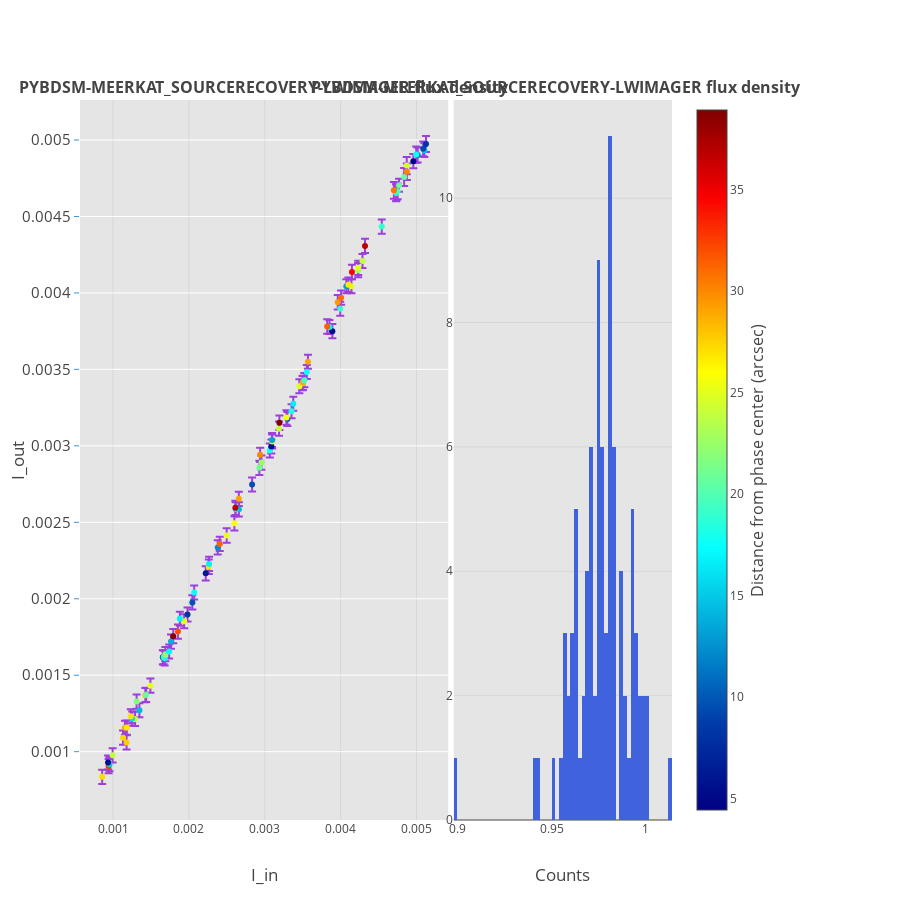

This figure's notebook cell:
### Code cell
data = []
im_titles =[]
flux_im = dict()
BINS = _num_bins.value
for input_model, output_model in models.items():
    header = output_model[:-9]
    im_titles.append('<b>%s flux density</b>'%header.upper())
    im_titles.append('<b>%s flux density</b>                                        '%header.upper())

fig = tools.make_subplots(rows=len(models.keys()), cols=2, shared_yaxes=False, print_grid=False,
                          horizontal_spacing = 0.005, vertical_spacing = 0.15,
                          subplot_titles=im_titles)
i = -1
counter = 0
flux_im = dict()
I_min_max = []
err_I_min_max = []
for input_model, output_model in models.items():
    i += 1
    counter += 1
    name_labels = []
    flux_in_data = []
    flux_out_data = []
    source_scale = []
    phase_center_dist = []
    flux_out_err_data = []
    heading = output_model[:-9]
    for n in range(len(results[heading]['flux'])):
        flux_out_data.append(results[heading]['flux'][n][0])
        flux_out_err_data.append(results[heading]['flux'][n][1])
        flux_in_data.append(results[heading]['flux'][n][2])
        name_labels.append(results[heading]['flux'][n][3])
        phase_center_dist.append(results[heading]['position'][n][-3])
        source_scale.append(results[heading]['shape'][n][3])
    LIMIT = 0
    zipped_props = zip(flux_out_data, flux_out_err_data, flux_in_data, name_labels, phase_center_dist, source_scale)
    flux_out_data, flux_out_err_data, flux_in_data, name_labels, phase_center_dist, source_scale = zip(
        *sorted(zipped_props, key=lambda x: x[0]))
    flux_R_score = r2_score(flux_in_data, flux_out_data)
    flux_MSE = mean_squared_error(flux_in_data, flux_out_data)
    I_out_in = [float(I_out)/I_in for I_out,I_in in zip(flux_out_data,flux_in_data)]
    axis_min_max = combat.axis_min_max(I_min_max, error=err_I_min_max, tolerance=0.01)
    fig.append_trace(go.Scatter(x=np.array(flux_in_data), y=np.array(flux_out_data),
                                mode = 'markers', showlegend=False,
                                text = name_labels, name = '%s flux_ratio' % heading,
                                marker = dict(color = phase_center_dist, showscale=True, colorscale='Jet',
                                              reversescale=False,
                                              colorbar = dict(title='Distance from phase center (arcsec)',
                                                              titleside ='right', titlefont=dict(size=16), x = 0.82)
                                             ) if i == 0 else dict(color = phase_center_dist, colorscale='Jet',
                                                                   reversescale=False),
                                error_y=dict(type='data', array=flux_out_err_data,
                                             color = 'rgb(158, 63, 221)', visible=True)), i+1, 1)
    fig.append_trace(go.Histogram(x=I_out_in, histnorm='count', nbinsx=BINS, name='%s' % heading,
                                  marker = dict(color = 'rgb(64, 98, 221)'), showlegend=False), i+1, 2)
    fig['layout'].update(title='', height=900, width=900,
                         paper_bgcolor='rgb(255,255,255)', plot_bgcolor='rgb(229,229,229)',
                         legend=dict(x=0.8,y=1.0),)
    fig['layout'].update(
        {'yaxis{}'.format(counter):YAxis(title=u'I_out',gridcolor='rgb(255,255,255)',
                                        # titlefont=dict(size=18),
                                         range=axis_min_max if _scaley.value else [],
        #range=[1,10],
        tickfont=dict(size=15),
        titlefont=dict(size=17),
        showgrid=True,
        showline=False,
        showticklabels=True,
        tickcolor='rgb(51,153,225)',
        ticks='outside',
        zeroline=False)})
    fig['layout'].update({'xaxis{}'.format(counter+i):XAxis(title='I_in', position=0.0,
                                                            titlefont=dict(size=17),
                                                            overlaying='x')})
    fig['layout'].update({'xaxis{}'.format(counter+i+1):XAxis(title='Counts',
                                                              titlefont=dict(size=17),
                                                              domain=[0.505, 0.8])}
        )
py.iplot(fig, filename='make-subplots-multiple-with-titles')

### Figure 1 — Plotly figure (JSON) as saved in the notebook; plotly's stock layout.template omitted (floating-point values rounded to 4 significant figures)
{"data": [{"error_y": {"array": [4.685e-05, 4.679e-05, 4.642e-05, 4.585e-05, 4.649e-05, 4.726e-05, 4.669e-05, 4.579e-05, 4.613e-05, 4.656e-05, 4.69e-05, 4.576e-05, 4.576e-05, 4.631e-05, 4.641e-05, 4.655e-05, 4.656e-05, 4.7e-05, 4.669e-05, 4.567e-05, 4.632e-05, 4.612e-05, 4.613e-05, 4.633e-05, 4.642e-05, 4.608e-05, 4.602e-05, 4.599e-05, 4.656e-05, 4.553e-05, 4.685e-05, 4.665e-05, 4.603e-05, 4.65e-05, 4.627e-05, 4.682e-05, 4.69e-05, 4.624e-05, 4.601e-05, 4.637e-05, 4.612e-05, 4.584e-05, 4.693e-05, 4.651e-05, 4.707e-05, 4.619e-05, 4.588e-05, 4.579e-05, 4.578e-05, 4.676e-05, 4.73e-05, 4.578e-05, 4.67e-05, 4.625e-05, 4.625e-05, 4.643e-05, 4.654e-05, 4.679e-05, 4.646e-05, 4.591e-05, 4.648e-05, 4.68e-05, 4.596e-05, 4.695e-05, 4.59e-05, 4.694e-05, 4.657e-05, 4.628e-05, 4.576e-05, 4.734e-05, 4.695e-05, 4.649e-05, 4.67e-05, 4.622e-05, 4.688e-05, 4.641e-05, 5.588e-05, 5.397e-05, 5.156e-05, 5.465e-05, 4.27e-05, 5.884e-05, 5.448e-05, 5.578e-05, 4.695e-05, 4.933e-05, 5.364e-05, 4.508e-05, 4.857e-05, 5.256e-05], "color": "rgb(158, 63, 221)", "type": "data", "visible": true}, "marker": {"color": [27.16, 32.57, 15.1, 5.306, 23.87, 27.64, 27.4, 28.89, 26.69, 24.31, 16.05, 27.01, 14.13, 21.72, 28.13, 20.7, 25.11, 17.21, 4.649, 18.87, 22.22, 17.1, 13.8, 38.64, 31.85, 25.14, 16.74, 8.146, 9.728, 17.34, 6.226, 26.95, 16.68, 12.2, 31.29, 25.23, 25.8, 14.16, 16.2, 36.81, 29.1, 9.493, 21.09, 22.56, 30.1, 17.88, 5.721, 24.47, 13.26, 23.89, 38.92, 10.56, 25.75, 18.23, 16.56, 24.91, 24.83, 28.97, 19.75, 17.58, 29.09, 5.538, 16.88, 31.43, 19.05, 29.48, 31.01, 24.86, 12.94, 26.77, 34.37, 22.0, 25.06, 23.88, 36.72, 18.94, 25.12, 17.39, 19.87, 30.57, 20.91, 20.73, 30.15, 24.63, 4.433, 11.43, 17.66, 14.92, 9.402, 8.134], "colorbar": {"title": "Distance from phase center (arcsec)", "titlefont": {"size": 16}, "titleside": "right", "x": 0.82}, "colorscale": "Jet", "reversescale": false, "showscale": true}, "mode": "markers", "name": "pybdsm-meerkat_SourceRecovery-lwimager flux_ratio", "showlegend": false, "text": ["ci082", "ch163", "cg141", "cf230", "Q132a", "ce182", "cd122", "cc212", "cb252", "ca092", "bz201", "by252", "bx021", "bw302", "bv132", "bu301", "bt182", "bs041", "ac300a", "br071", "bq112", "bp271", "bo061", "bn323", "bm013", "bl272", "bk011", "bj150", "bi290", "bh071", "bg280", "bf012", "be121", "bd251", "bc222", "bb192", "ba002", "az351", "ay291", "ax043", "aw212", "av120", "au162", "at152", "as182", "ar271", "aq110", "ap232", "ao061", "an292", "am143", "al081", "ak322", "aj011", "ai101", "ah122", "ag112", "af312", "O351a", "ae181", "ad032", "ac300", "ab131", "aa333", "Z091", "Y352", "X022", "W042", "V021", "U192", "T213", "S212", "R132", "Q132", "P213", "O351", "N132", "M111", "L161", "K212", "J251", "I191", "H172", "G152", "F140", "E001", "D201", "C281", "B350", "A050"], "type": "scatter", "x": [0.000857, 0.000942, 0.000954, 0.000935, 0.000995, 0.001179, 0.001132, 0.001157, 0.001182, 0.001291, 0.001253, 0.001234, 0.001348, 0.001311, 0.001426, 0.001437, 0.001493, 0.001681, 0.001657, 0.001666, 0.00169, 0.00174, 0.001764, 0.001794, 0.001856, 0.001938, 0.001881, 0.001982, 0.002046, 0.00207, 0.002222, 0.002262, 0.002266, 0.00238, 0.002407, 0.002498, 0.0026, 0.002659, 0.002617, 0.002613, 0.002658, 0.002833, 0.002929, 0.002956, 0.002939, 0.003067, 0.003087, 0.003098, 0.003096, 0.003188, 0.003193, 0.003298, 0.003286, 0.003353, 0.003376, 0.003456, 0.003499, 0.003502, 0.003522, 0.003554, 0.003569, 0.003891, 0.003853, 0.003823, 0.003995, 0.003962, 0.004006, 0.004143, 0.004075, 0.004102, 0.004149, 0.004231, 0.004232, 0.004288, 0.004321, 0.004542, 0.004732, 0.004735, 0.004751, 0.004702, 0.00477, 0.004837, 0.004873, 0.004871, 0.004958, 0.005015, 0.004996, 0.005104, 0.005088, 0.005125], "xaxis": "x1", "y": [0.0008353, 0.0009051, 0.0009185, 0.0009297, 0.0009761, 0.001061, 0.001091, 0.001157, 0.001157, 0.001214, 0.001216, 0.001232, 0.001271, 0.001327, 0.001369, 0.001372, 0.001431, 0.00161, 0.001617, 0.001618, 0.001637, 0.001655, 0.00172, 0.001755, 0.001785, 0.001853, 0.001869, 0.001897, 0.001976, 0.002041, 0.002166, 0.002209, 0.002228, 0.002335, 0.002359, 0.002414, 0.002493, 0.002585, 0.002585, 0.002595, 0.002653, 0.002748, 0.002856, 0.002891, 0.002941, 0.002969, 0.002996, 0.003028, 0.003037, 0.003112, 0.003151, 0.003175, 0.003185, 0.003227, 0.003275, 0.00339, 0.00341, 0.003412, 0.003429, 0.003483, 0.00355, 0.00375, 0.003777, 0.003781, 0.003896, 0.003939, 0.003969, 0.004043, 0.004044, 0.004054, 0.004137, 0.004149, 0.004164, 0.004209, 0.004308, 0.004434, 0.004656, 0.004656, 0.004664, 0.004671, 0.004704, 0.004758, 0.004792, 0.004833, 0.004862, 0.004902, 0.004905, 0.004933, 0.004942, 0.004974], "yaxis": "y1"}, {"histnorm": "count", "marker": {"color": "rgb(64, 98, 221)"}, "name": "pybdsm-meerkat_SourceRecovery-lwimager", "nbinsx": 75, "showlegend": false, "type": "histogram", "x": [0.9747, 0.9608, 0.9627, 0.9944, 0.981, 0.8996, 0.9639, 1.0, 0.979, 0.9401, 0.9705, 0.9985, 0.9426, 1.013, 0.9603, 0.9545, 0.9587, 0.9579, 0.9757, 0.9711, 0.9688, 0.9511, 0.975, 0.9785, 0.9619, 0.9562, 0.9938, 0.9569, 0.9656, 0.9861, 0.975, 0.9767, 0.9832, 0.9813, 0.98, 0.9662, 0.959, 0.9721, 0.988, 0.993, 0.9982, 0.9699, 0.9751, 0.9779, 1.001, 0.9682, 0.9705, 0.9776, 0.9811, 0.9762, 0.9868, 0.9628, 0.9694, 0.9623, 0.9702, 0.9808, 0.9746, 0.9743, 0.9737, 0.9801, 0.9947, 0.9638, 0.9803, 0.9889, 0.9753, 0.9942, 0.9908, 0.976, 0.9923, 0.9882, 0.997, 0.9806, 0.984, 0.9816, 0.9969, 0.9762, 0.9838, 0.9834, 0.9817, 0.9935, 0.9861, 0.9836, 0.9834, 0.9921, 0.9806, 0.9775, 0.9817, 0.9666, 0.9714, 0.9705], "xaxis": "x2", "yaxis": "y2"}], "layout": {"annotations": [{"font": {"size": 16}, "showarrow": false, "text": "<b>PYBDSM-MEERKAT_SOURCERECOVERY-LWIMAGER flux density</b>", "x": 0.2487, "xanchor": "center", "xref": "paper", "y": 1, "yanchor": "bottom", "yref": "paper"}, {"font": {"size": 16}, "showarrow": false, "text": "<b>PYBDSM-MEERKAT_SOURCERECOVERY-LWIMAGER flux density</b>                                        ", "x": 0.7512, "xanchor": "center", "xref": "paper", "y": 1, "yanchor": "bottom", "yref": "paper"}], "height": 900, "legend": {"x": 0.8, "y": 1}, "paper_bgcolor": "rgb(255,255,255)", "plot_bgcolor": "rgb(229,229,229)", "title": "", "width": 900, "xaxis1": {"anchor": "y1", "domain": [0, 0.4975], "overlaying": "x", "position": 0, "title": "I_in", "titlefont": {"size": 17}}, "xaxis2": {"anchor": "y2", "domain": [0.505, 0.8], "title": "Counts", "titlefont": {"size": 17}}, "yaxis1": {"anchor": "x1", "domain": [0, 1], "gridcolor": "rgb(255,255,255)", "range": [], "showgrid": true, "showline": false, "showticklabels": true, "tickcolor": "rgb(51,153,225)", "tickfont": {"size": 15}, "ticks": "outside", "title": "I_out", "titlefont": {"size": 17}, "zeroline": false}, "yaxis2": {"anchor": "x2", "domain": [0, 1]}}}
